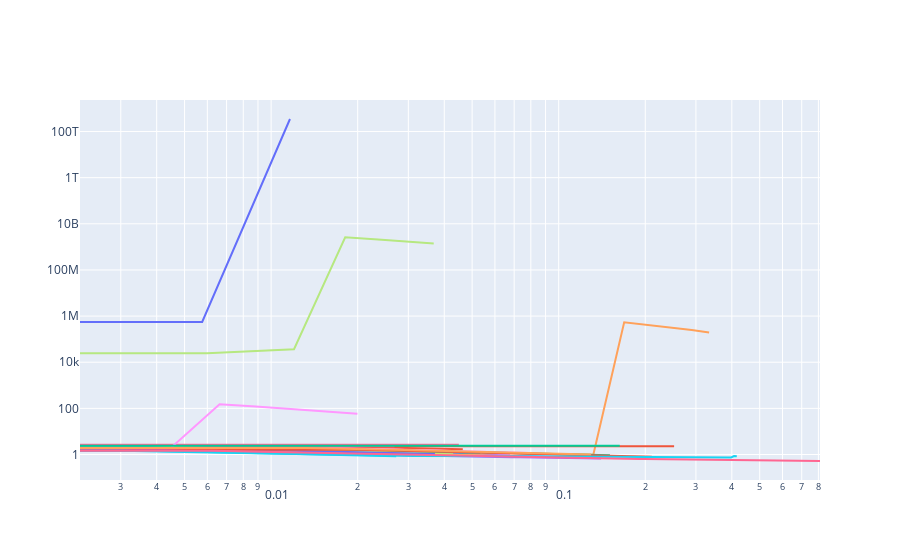

The notebook cell saved with this chart:
### Code cell
plot_experiment("synetune-perceiver-four-workers", x="time_days")
#plot_experiment("synetune-perceiver-four-workers")
